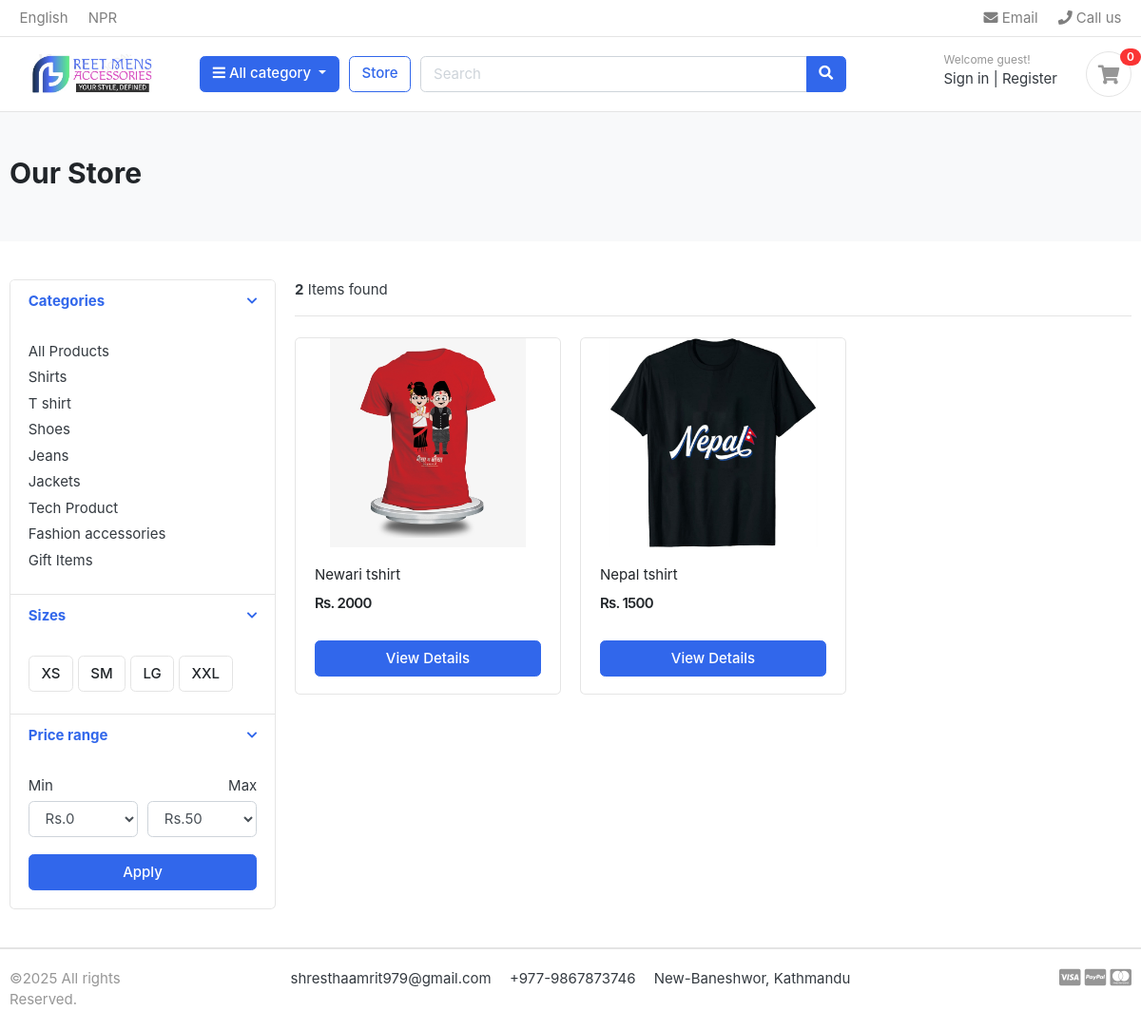
The app's page /store/category/t-shirt/ with its own data.
### category/models.py (models this page shows, shortened)
class Category(models.Model):
    category_name = models.CharField(max_length=50, unique=True)
    slug = models.SlugField(max_length=100, unique=True)
    description = models.TextField(max_length=255, blank=True)
    cat_image = models.ImageField(upload_to='photos/categories', blank=True)
    class Meta:
        verbose_name = 'category'
        verbose_name_plural = 'categories'
    def get_url(self):
        return reverse('products_by_category', args=[self.slug])

### store/models.py (models this page shows, shortened)
class Product(models.Model):
    product_name  = models.CharField(max_length=200, unique=True)
    slug          = models.SlugField(max_length=200, unique=True)
    description   = models.TextField(max_length=500, unique=True)
    price         = models.IntegerField()
    images         = models.ImageField(upload_to='photos/products')
    stock         = models.IntegerField()
    is_available  = models.BooleanField(default=True)
    category      = models.ForeignKey(Category, on_delete=models.CASCADE)
    create_date   = models.DateTimeField(auto_now_add=True)
    modified_date = models.DateTimeField(auto_now=True)
    def get_url(self):
        return reverse('product_detail', args=[self.category.slug, self.slug])

### store/views.py (the view)
# urls.py: path('store/', include('store.urls')),
def store(request, category_slug=None):
    categories = None
    products = None
    if category_slug != None:
        categories = get_object_or_404(Category, slug=category_slug)
        products = Product.objects.filter(category=categories, is_available=True)
        paginator = Paginator(products, 6)
        page = request.GET.get('page')
        paged_products = paginator.get_page(page)
        product_count = products.count()
    else:
        products = Product.objects.all().filter(is_available=True).order_by('id')
        paginator = Paginator(products, 6)
        page = request.GET.get('page')
        paged_products = paginator.get_page(page)
        product_count = products.count()
    context = {
        'products': paged_products,
        'product_count' : products.count,
    }
    return render(request, 'store/store.html', context)

### carts/context_processors.py (called while the page is built)
def counter(request):
    cart_count = 0
    if 'admin' in request.path:
        return {}
    else:
        try:
            cart = Cart.objects.filter(cart_id=_cart_id(request))
            cart_items = CartItem.objects.all().filter(cart=cart[:1])
            for cart_item in cart_items:
                cart_count += cart_item.quantity
        except Cart.DoesNotExist:
            cart_count = 0
    return dict(cart_count=cart_count)

### carts/views.py (called while the page is built)
def _cart_id(request):
    cart = request.session.session_key
    if not cart:
        cart = request.session.create()
    return cart

### category/context_processors.py (called while the page is built)
def menu_links(request):
    links = Category.objects.all()
    return dict(links=links)

### templates/store/store.html (shortened to what this page needs)
{% extends 'base.html' %}
{% block content %}
<section class="section-pagetop bg">
<div class="container">
	{% if 'search' in request.path %}
      <h2 class="title-page">Search Result</h2>
	{% else %}
	  <h2 class="title-page">Our Store</h2>
	{% endif %}
</div>
</section>
<section class="section-content padding-y">
<div class="container">
<div class="row">
	<aside class="col-md-3">
<div class="card">
	<article class="filter-group">
		<header class="card-header">
			<a href="#" data-toggle="collapse" data-target="#collapse_1" aria-expanded="true" class="">
				<i class="icon-control fa fa-chevron-down"></i>
				<h6 class="title">Categories</h6>
			</a>
		</header>
		<div class="filter-content collapse show" id="collapse_1">
			<div class="card-body">
				<ul class="list-menu">
				 <li><a href="{% url 'store' %}">All Products </a></li>
				{%  for category in links %}
				<li><a href="{{ category.get_url }}">{{ category.category_name}} </a></li>
				{% endfor %}
				</ul>
			</div>
		</div>
	</article>
	<article class="filter-group">
		<header class="card-header">
			<a href="#" data-toggle="collapse" data-target="#collapse_4" aria-expanded="true" class="">
				<i class="icon-control fa fa-chevron-down"></i>
				<h6 class="title">Sizes </h6>
			</a>
		</header>
		<div class="filter-content collapse show" id="collapse_4" >
			<div class="card-body">
			  <label class="checkbox-btn">
			    <span class="btn btn-light"> XS </span>
			  </label>
			  <label class="checkbox-btn">
			    <span class="btn btn-light"> SM </span>
			  </label>
			  <label class="checkbox-btn">
			    <span class="btn btn-light"> LG </span>
			  </label>
			  <label class="checkbox-btn">
			    <span class="btn btn-light"> XXL </span>
			  </label>
		</div>
		</div>
	</article>
	<article class="filter-group">
		<header class="card-header">
			<a href="#" data-toggle="collapse" data-target="#collapse_3" aria-expanded="true" class="">
				<i class="icon-control fa fa-chevron-down"></i>
				<h6 class="title">Price range </h6>
			</a>
		</header>
		<div class="filter-content collapse show" id="collapse_3">
			<div class="card-body">
				<div class="form-row">
				<div class="form-group col-md-6">
				  <label>Min</label>
				  	<select class="mr-2 form-control">
						<option value="0">Rs.0</option>
					</select>
				</div>
				<div class="form-group text-right col-md-6">
				  <label>Max</label>
				  	<select class="mr-2 form-control">
						<option value="50">Rs.50</option>
					</select>
				</div>
				</div>
				<button class="btn btn-block btn-primary">Apply</button>
			</div>
		</div>
	</article>
</div>
	</aside>
	<main class="col-md-9">
<header class="border-bottom mb-4 pb-3">
		<div class="form-inline">
			<span class="mr-md-auto"> <b>{{ product_count }}</b> Items found </span>
		</div>
</header>
<div class="row">
	{% if products%}
	{% for product in products %}
	<div class="col-md-4">
		<figure class="card card-product-grid">
			<div class="img-wrap">
				<a href="{{product.get_url}}"><img src="{{ product.images.url }}"></a>
			</div>
			<figcaption class="info-wrap">
				<div class="fix-height">
					<a href="{{ product.get_url }}" class="title">{{ product.product_name }}</a>
					<div class="price-wrap mt-2">
						<span class="price">Rs. {{ product.price }}</span>
					</div>
				</div>
				<a href="{{ product.get_url }}" class="btn btn-block btn-primary">View Details</a>
			</figcaption>
		</figure>
	</div>
	{% endfor %}
	{% else %}
	<div>
		<h2>No result found.</h2>
	</div>
	{%endif%}
</div>
	</main>
</div>
</div>
</section>
{% endblock %}

### static/css/ui.css (style rules this page uses)
html { font-family: "Inter", sans-serif; font-size: 15px; }
.img-wrap { text-align: center; display: block; }
.img-wrap img { max-width: 100%; }
.price-wrap { letter-spacing: -0.7px; }
.padding-y { padding-top: 40px; padding-bottom: 40px; }
figure { margin-bottom: 0; }
article:after, .form-group:after { display: block; clear: both; content: ""; }
.bg { background-color: #f8f9fa; }
.title-page { color: #212529; }
.btn-light { background-color: #fff; border-color: #e4e4e4; }
[class*=list-] li:after { visibility: hidden; display: block; content: ""; overflow: hidden; height: 0; clear: both; }
.list-menu { list-style: none; margin: 0; padding-left: 0; }
.list-menu li { margin-bottom: 5px; }
.list-menu a { color: #343a40; }
[class*=card-product] a.title { color: #212529; display: block; }
[class*=card-product] .img-wrap { overflow: hidden; position: relative; }
[class*=card-product] .img-wrap img { height: 100%; max-width: 100%; width: auto; display: inline-block; -o-object-fit: cover; object-fit: cover; }
.card-product-grid { margin-bottom: 20px; }
.card-product-grid .img-wrap { border-radius: 0.2rem 0.2rem 0 0; height: 220px; }
.card-product-grid .info-wrap { overflow: hidden; padding: 18px 20px; }
.card-product-grid .fix-height { height: 80px; overflow: hidden; }
.card .img-wrap { overflow: hidden; }
.price { font-weight: 600; color: #212529; }
.icon-control { margin-top: 5px; float: right; font-size: 80%; }
.card-header .title { margin-bottom: 0; line-height: 1.5; }
.filter-group { border-bottom: 1px solid #e4e4e4; }
.filter-group .card-header { border-bottom: 0; }
.filter-group:last-child { border-bottom: 0; }
.checkbox-btn { position: relative; }
.section-pagetop { padding: 45px 0; }

### records on screen
Category: category_name "Shirts"
Category: category_name "T shirt"
Category: category_name "Shoes"
Category: category_name "Jeans"
Category: category_name "Jackets"
Category: category_name "Tech Product"
Category: category_name "Fashion accessories"
Category: category_name "Gift Items"
Product: images (picture), product_name "Newari tshirt", price "2000"
Product: images (picture), product_name "Nepal tshirt", price "1500"

### other values on screen
{{ cart_count }} "0"
{{ product_count }} "2"
